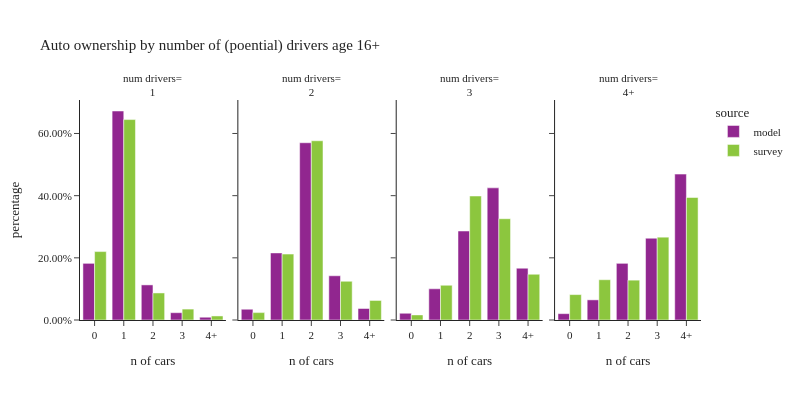

Notebook source saved alongside this figure:
### Code cell
plot_auto(hh.loc[hh['num_drivers_simple']!="0"],'num_drivers_simple','number of (poential) drivers age 16+','num drivers')

### Figure 1 — Plotly figure (JSON) as saved in the notebook; plotly's stock layout.template omitted (floating-point values rounded to 4 significant figures)
{"data": [{"alignmentgroup": "True", "customdata": [[91582], [403355], [75491], [17022], [6283]], "hovertemplate": "source=model<br>num_drivers_simple=1<br>auto_ownership_simple=%{x}<br>percentage=%{y}<br>sample count=%{customdata[0]}<extra></extra>", "legendgroup": "model", "marker": {"color": "#91268F", "pattern": {"shape": ""}}, "name": "model", "offsetgroup": "model", "orientation": "v", "showlegend": true, "textposition": "auto", "type": "bar", "x": ["0", "1", "2", "3", "4+"], "xaxis": "x", "y": [0.1823, 0.6723, 0.1129, 0.02353, 0.00894], "yaxis": "y"}, {"alignmentgroup": "True", "customdata": [[28196], [206218], [608643], [156987], [41596]], "hovertemplate": "source=model<br>num_drivers_simple=2<br>auto_ownership_simple=%{x}<br>percentage=%{y}<br>sample count=%{customdata[0]}<extra></extra>", "legendgroup": "model", "marker": {"color": "#91268F", "pattern": {"shape": ""}}, "name": "model", "offsetgroup": "model", "orientation": "v", "showlegend": false, "textposition": "auto", "type": "bar", "x": ["0", "1", "2", "3", "4+"], "xaxis": "x2", "y": [0.03469, 0.2158, 0.5702, 0.1423, 0.03705], "yaxis": "y2"}, {"alignmentgroup": "True", "customdata": [[4601], [25133], [77852], [118976], [47273]], "hovertemplate": "source=model<br>num_drivers_simple=3<br>auto_ownership_simple=%{x}<br>percentage=%{y}<br>sample count=%{customdata[0]}<extra></extra>", "legendgroup": "model", "marker": {"color": "#91268F", "pattern": {"shape": ""}}, "name": "model", "offsetgroup": "model", "orientation": "v", "showlegend": false, "textposition": "auto", "type": "bar", "x": ["0", "1", "2", "3", "4+"], "xaxis": "x3", "y": [0.02165, 0.1004, 0.2863, 0.4251, 0.1667], "yaxis": "y3"}, {"alignmentgroup": "True", "customdata": [[3741], [11017], [33588], [49188], [87397]], "hovertemplate": "source=model<br>num_drivers_simple=4+<br>auto_ownership_simple=%{x}<br>percentage=%{y}<br>sample count=%{customdata[0]}<extra></extra>", "legendgroup": "model", "marker": {"color": "#91268F", "pattern": {"shape": ""}}, "name": "model", "offsetgroup": "model", "orientation": "v", "showlegend": false, "textposition": "auto", "type": "bar", "x": ["0", "1", "2", "3", "4+"], "xaxis": "x4", "y": [0.02043, 0.0648, 0.1823, 0.2631, 0.4694], "yaxis": "y4"}, {"alignmentgroup": "True", "customdata": [[497], [954], [119], [23], [14]], "hovertemplate": "source=survey<br>num_drivers_simple=1<br>auto_ownership_simple=%{x}<br>percentage=%{y}<br>sample count=%{customdata[0]}<extra></extra>", "legendgroup": "survey", "marker": {"color": "#8CC63E", "pattern": {"shape": ""}}, "name": "survey", "offsetgroup": "survey", "orientation": "v", "showlegend": true, "textposition": "auto", "type": "bar", "x": ["0", "1", "2", "3", "4+"], "xaxis": "x", "y": [0.2201, 0.6448, 0.08702, 0.03514, 0.01303], "yaxis": "y"}, {"alignmentgroup": "True", "customdata": [[112], [616], [850], [159], [56]], "hovertemplate": "source=survey<br>num_drivers_simple=2<br>auto_ownership_simple=%{x}<br>percentage=%{y}<br>sample count=%{customdata[0]}<extra></extra>", "legendgroup": "survey", "marker": {"color": "#8CC63E", "pattern": {"shape": ""}}, "name": "survey", "offsetgroup": "survey", "orientation": "v", "showlegend": false, "textposition": "auto", "type": "bar", "x": ["0", "1", "2", "3", "4+"], "xaxis": "x2", "y": [0.02377, 0.212, 0.5766, 0.1245, 0.06308], "yaxis": "y2"}, {"alignmentgroup": "True", "customdata": [[8], [47], [93], [72], [26]], "hovertemplate": "source=survey<br>num_drivers_simple=3<br>auto_ownership_simple=%{x}<br>percentage=%{y}<br>sample count=%{customdata[0]}<extra></extra>", "legendgroup": "survey", "marker": {"color": "#8CC63E", "pattern": {"shape": ""}}, "name": "survey", "offsetgroup": "survey", "orientation": "v", "showlegend": false, "textposition": "auto", "type": "bar", "x": ["0", "1", "2", "3", "4+"], "xaxis": "x3", "y": [0.01641, 0.1118, 0.3989, 0.3257, 0.1472], "yaxis": "y3"}, {"alignmentgroup": "True", "customdata": [[6], [24], [24], [29], [35]], "hovertemplate": "source=survey<br>num_drivers_simple=4+<br>auto_ownership_simple=%{x}<br>percentage=%{y}<br>sample count=%{customdata[0]}<extra></extra>", "legendgroup": "survey", "marker": {"color": "#8CC63E", "pattern": {"shape": ""}}, "name": "survey", "offsetgroup": "survey", "orientation": "v", "showlegend": false, "textposition": "auto", "type": "bar", "x": ["0", "1", "2", "3", "4+"], "xaxis": "x4", "y": [0.08173, 0.1296, 0.1282, 0.2664, 0.3941], "yaxis": "y4"}], "layout": {"annotations": [{"font": {}, "showarrow": false, "text": "num drivers=<br>1", "x": 0.1175, "xanchor": "center", "xref": "paper", "y": 1.0, "yanchor": "bottom", "yref": "paper"}, {"font": {}, "showarrow": false, "text": "num drivers=<br>2", "x": 0.3725, "xanchor": "center", "xref": "paper", "y": 1.0, "yanchor": "bottom", "yref": "paper"}, {"font": {}, "showarrow": false, "text": "num drivers=<br>3", "x": 0.6275, "xanchor": "center", "xref": "paper", "y": 1.0, "yanchor": "bottom", "yref": "paper"}, {"font": {}, "showarrow": false, "text": "num drivers=<br>4+", "x": 0.8825, "xanchor": "center", "xref": "paper", "y": 1.0, "yanchor": "bottom", "yref": "paper"}], "barmode": "group", "font": {"size": 11}, "height": 400, "legend": {"title": {"text": "source"}, "tracegroupgap": 0}, "title": {"text": "Auto ownership by number of (poential) drivers age 16+"}, "width": 800, "xaxis": {"anchor": "y", "domain": [0.0, 0.235], "title": {"text": "n of cars"}}, "xaxis2": {"anchor": "y2", "domain": [0.255, 0.49], "matches": "x", "title": {"text": "n of cars"}}, "xaxis3": {"anchor": "y3", "domain": [0.51, 0.745], "matches": "x", "title": {"text": "n of cars"}}, "xaxis4": {"anchor": "y4", "domain": [0.765, 1.0], "matches": "x", "title": {"text": "n of cars"}}, "yaxis": {"anchor": "x", "domain": [0.0, 1.0], "tickformat": ".2%", "title": {"text": "percentage"}}, "yaxis2": {"anchor": "x2", "domain": [0.0, 1.0], "matches": "y", "showticklabels": false, "tickformat": ".2%"}, "yaxis3": {"anchor": "x3", "domain": [0.0, 1.0], "matches": "y", "showticklabels": false, "tickformat": ".2%"}, "yaxis4": {"anchor": "x4", "domain": [0.0, 1.0], "matches": "y", "showticklabels": false, "tickformat": ".2%"}}}
